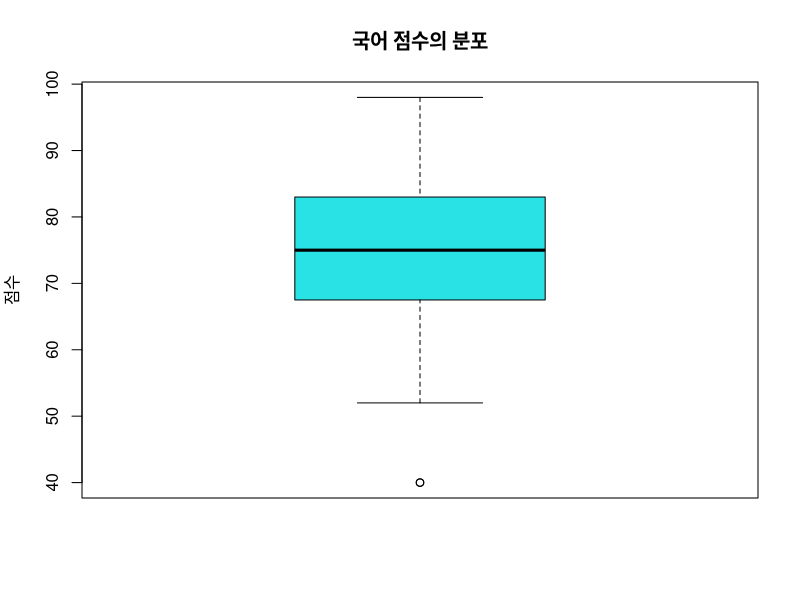

This figure's R source:
setwd("C:/Users/sycho/Desktop/R/ch07")

kor <- scan("kor.txt")
boxplot(kor, main="국어 점수의 분포", ylab="점수", col=5)

print(max(kor))
print(min(kor))
print(median(kor))